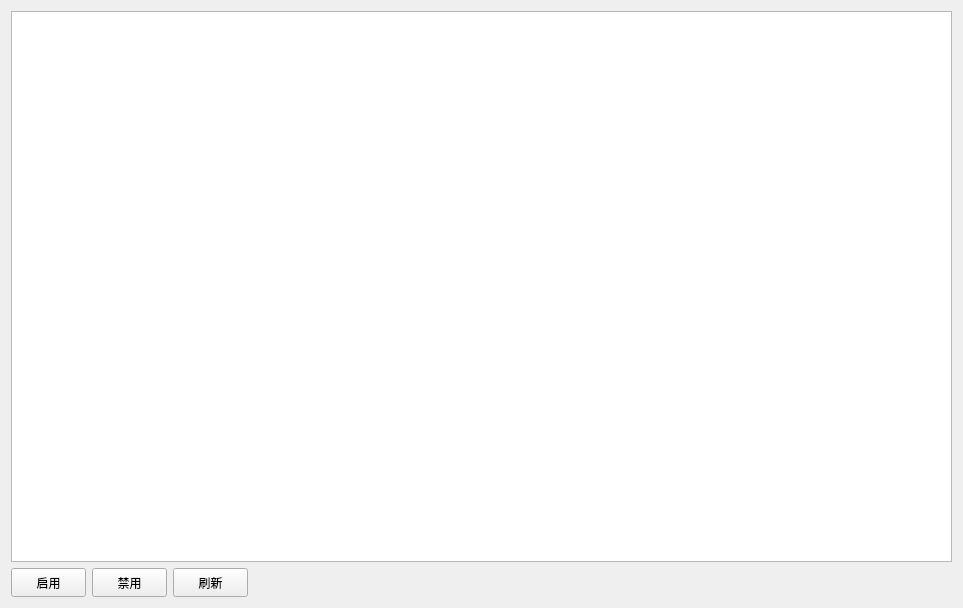
      <widget class="QWidget" name="tab_5">
       <attribute name="title">
        <string>设备管理</string>
       </attribute>
       <layout class="QVBoxLayout" name="verticalLayout_15">
        <item>
         <layout class="QVBoxLayout" name="verticalLayout_2">
          <item>
           <widget class="QTableView" name="shebeiTable">
            <property name="minimumSize">
             <size>
              <width>941</width>
              <height>551</height>
             </size>
            </property>
           </widget>
          </item>
          <item>
           <layout class="QHBoxLayout" name="horizontalLayout_11">
            <item>
             <widget class="QPushButton" name="start">
              <property name="sizePolicy">
               <sizepolicy hsizetype="Minimum" vsizetype="Expanding">
                <horstretch>0</horstretch>
                <verstretch>0</verstretch>
               </sizepolicy>
              </property>
              <property name="minimumSize">
               <size>
                <width>75</width>
                <height>29</height>
               </size>
              </property>
              <property name="maximumSize">
               <size>
                <width>75</width>
                <height>29</height>
               </size>
              </property>
              <property name="text">
               <string>启用</string>
              </property>
             </widget>
            </item>
            <item>
             <widget class="QPushButton" name="stop">
              <property name="sizePolicy">
               <sizepolicy hsizetype="Minimum" vsizetype="Expanding">
                <horstretch>0</horstretch>
                <verstretch>0</verstretch>
               </sizepolicy>
              </property>
              <property name="minimumSize">
               <size>
                <width>75</width>
                <height>29</height>
               </size>
              </property>
              <property name="maximumSize">
               <size>
                <width>75</width>
                <height>29</height>
               </size>
              </property>
              <property name="text">
               <string>禁用</string>
              </property>
             </widget>
            </item>
            <item>
             <widget class="QPushButton" name="refresh">
              <property name="sizePolicy">
               <sizepolicy hsizetype="Minimum" vsizetype="Expanding">
                <horstretch>0</horstretch>
                <verstretch>0</verstretch>
               </sizepolicy>
              </property>
              <property name="minimumSize">
               <size>
                <width>75</width>
                <height>29</height>
               </size>
              </property>
              <property name="maximumSize">
               <size>
                <width>75</width>
                <height>29</height>
               </size>
              </property>
              <property name="text">
               <string>刷新</string>
              </property>
             </widget>
            </item>
            <item>
             <spacer name="horizontalSpacer_21">
              <property name="orientation">
               <enum>Qt::Horizontal</enum>
              </property>
              <property name="sizeHint" stdset="0">
               <size>
                <width>40</width>
                <height>20</height>
               </size>
              </property>
             </spacer>
            </item>
           </layout>
          </item>
         </layout>
        </item>
       </layout>
      </widget>
